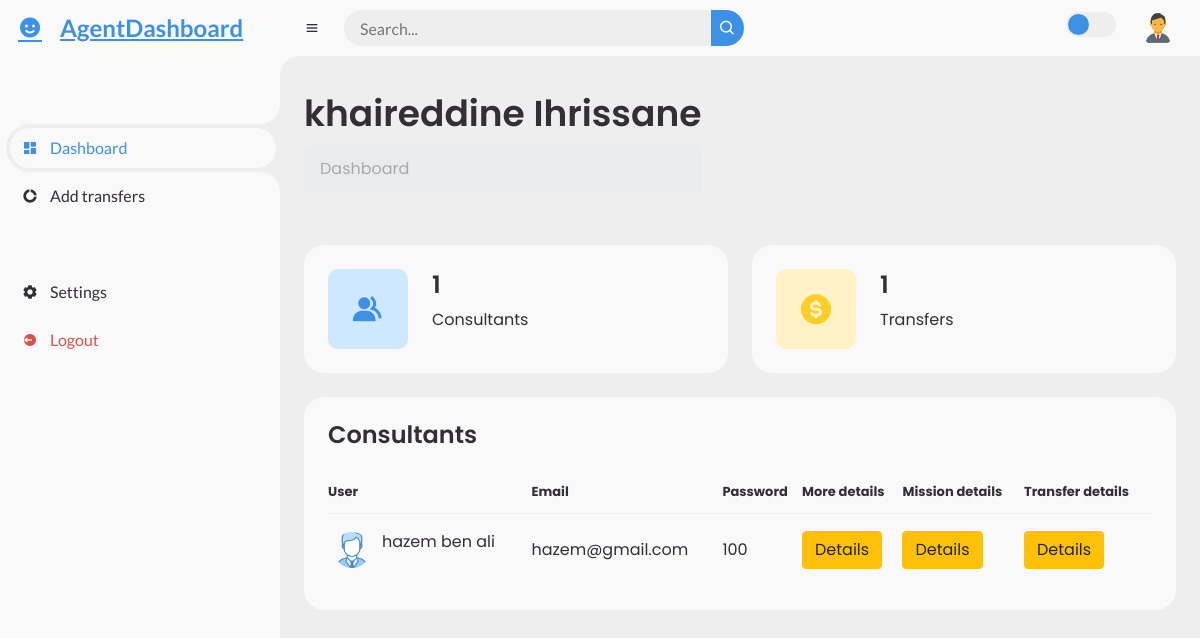
The page /frontend/AgentDashboard.php?id=3 on the database its author committed.
### tables this page shows
CREATE TABLE `hr_agents` (
  `hr_agent_id` int(11) NOT NULL,
  `first_name` varchar(50) NOT NULL,
  `last_name` varchar(50) NOT NULL,
  `email` varchar(50) NOT NULL,
  `pass` varchar(100) NOT NULL
);

CREATE TABLE `consultants` (
  `consultant_id` int(11) NOT NULL,
  `first_name` varchar(50) NOT NULL,
  `last_name` varchar(50) NOT NULL,
  `cin` varchar(8) NOT NULL,
  `date_of_birth` date NOT NULL,
  `place_of_birth` varchar(100) NOT NULL,
  `country_of_residence` varchar(100) NOT NULL,
  `email` varchar(100) NOT NULL,
  `pass` varchar(100) NOT NULL,
  `confpassword` varchar(100) NOT NULL,
  `registration_date` timestamp NOT NULL DEFAULT current_timestamp(),
  `status` varchar(100) NOT NULL DEFAULT '''pending'''
);

### database/config.php (called while the page is built, shortened)
<?php
abstract class Connexion {
function __construct()
{
$this->pdo =new PDO('mysql:host=localhost;dbname=gestion_consultants','root','');
}
}
?>

### controllers/AgentController.php (called while the page is built, shortened)
<?php
include_once('../database/config.php');
class AgentController extends Connexion
{
    function getAgentLogin($id)
    {
        $query = "SELECT * FROM hr_agents WHERE hr_agent_id = ?";
        $stmt = $this->pdo->prepare($query);
        $stmt->execute(array($id));
        return $stmt;
    }
}
?>

### controllers/ConsultantController.php (called while the page is built, shortened)
<?php
include_once('../database/config.php');
class ConsultantController extends Connexion
{
    function consultantList()
    {
        $query = "SELECT * FROM consultants";
        $stmt = $this->pdo->prepare($query);
        $stmt->execute();
        return $stmt;
    }
}
?>

### controllers/TransferController.php (called while the page is built, shortened)
<?php
include_once('../database/config.php');
class TransferController extends Connexion
{
    function transferListCount() {
        $query = "
            SELECT transfers.*, consultants.*
            FROM transfers
            JOIN consultants ON transfers.consultant_id = consultants.consultant_id
        ";
        $stmt = $this->pdo->query($query);
        return $stmt;
    }
    }
?>

### frontend/AgentDashboard.php (the view, shortened to what this page needs)
<?php
include_once('../database/config.php');
include_once('../controllers/ConsultantController.php');
include_once('../controllers/AgentController.php');
include_once('../controllers/TransferController.php');
$consultantController = new ConsultantController();
$consultants = $consultantController->consultantList();
$rowCountCons = $consultants->rowCount();
$transferController = new TransferController();
$transfers = $transferController->transferListCount();
$rowCountTrans = $transfers->rowCount();
if (isset($_GET['id'])) {
    $id = $_GET['id'];
    $agentController = new AgentController();
    $agents = $agentController->getAgentLogin($id);
    if ($agents && $agents->rowCount() > 0) {
        $row = $agents->fetch(PDO::FETCH_ASSOC);
        $id = $row['hr_agent_id'];
        $username = $row['first_name'] . ' ' . $row['last_name'];
    } else {
        echo "error.";
    }
} else {
    echo "verifier";
}
?>
<!DOCTYPE html>
<html lang="en">
<head>
    <link href='https://unpkg.com/boxicons@2.0.9/css/boxicons.min.css' rel='stylesheet'>
    <link rel="stylesheet" href="https://maxcdn.bootstrapcdn.com/bootstrap/4.5.2/css/bootstrap.min.css">
    <link rel="stylesheet" href="css/styleDash.css">
</head>
<body>
    <section id="sidebar">
        <a href="AgentDashboard.php" class="brand">
            <i class='bx bxs-smile'></i>
            <span class="text">AgentDashboard</span>
        </a>
        <ul class="side-menu top">
            <li class="active">
                <a href="AgentDashboard.php">
                    <i class='bx bxs-dashboard'></i>
                    <span class="text">Dashboard</span>
                </a>
            </li>
            <li>
                <a href="Transfer.php?id=<?= $id; ?>">
                    <i class='bx bxs-doughnut-chart'></i>
                    <span class="text">Add transfers</span>
                </a>
            </li>
        </ul>
        <ul class="side-menu">
            <li>
                <a href="SettingsAg.php?id=<?= $id; ?>">
                    <i class='bx bxs-cog'></i>
                    <span class="text">Settings</span>
                </a>
            </li>
            <li>
                <a href="logoutAg.php" class="logout">
                    <i class='bx bxs-log-out-circle'></i>
                    <span class="text">Logout</span>
                </a>
            </li>
        </ul>
    </section>
    <section id="content">
        <nav>
            <i class='bx bx-menu'></i>
            <form action="#">
                <div class="form-input">
                    <input type="search" id="searchInput" placeholder="Search...">
                    <button type="button" class="search-btn"><i class='bx bx-search'></i></button>
                </div>
            </form>
            <label for="switch-mode" class="switch-mode"></label>
            <a href="#" class="profile">
                <img src="assets/user.png">
            </a>
        </nav>
        <main>
            <div class="head-title">
                <div class="left">
                    <h1><?php echo $username; ?></h1>
                    <ul class="breadcrumb">
                        <li>
                            <a href="AgentDashboard.php">Dashboard</a>
                        </li>
                    </ul>
                </div>
            </div>
            <ul class="box-info">
                <li>
                    <i class='bx bxs-group'></i>
                    <span class="text">
                        <h3><?php echo $rowCountCons; ?></h3>
                        <p>Consultants</p>
                    </span>
                </li>
                <li>
                    <i class='bx bxs-dollar-circle'></i>
                    <span class="text">
                        <h3><?php echo $rowCountTrans; ?></h3>
                        <p>Transfers</p>
                    </span>
                </li>
            </ul>
            <div class="table-data">
                <div class="order">
                    <div class="head">
                        <h3>Consultants</h3>
                    </div>
                    <table id="agentTable">
                        <thead>
                            <tr>
                                <th>User</th>
                                <th>Email</th>
                                <th>Password</th>
                                <th>More details</th>
                                <th>Mission details</th>
                                <th>Transfer details</th>
                            </tr>
                        </thead>
                        <tbody>
                            <?php foreach ($consultants as $cons) : ?>
                            <tr>
                                <td>
                                    <img src="assets/userLi.png">
                                    <p><?php echo $cons['first_name'] . ' ' . $cons['last_name']; ?></p>
                                </td>
                                <td><?php echo $cons['email']; ?></td>
                                <td><?php echo $cons['pass']; ?></td>
                                <td>
                                    <form action="ListerConsultantsAgent.php?id=<?= $cons['consultant_id']; ?>" method="get">
                                        <button type="submit" class="btn btn-warning">Details</button>
                                    </form>
                                </td>
                                <td>
                                    <form action="ListerMissionid.php?id=<?= $cons['consultant_id']; ?>" method="get">
                                        <button type="submit" class="btn btn-warning">Details</button>
                                    </form>
                                </td>
                                <td>
                                    <form action="ListeTransfer.php?id=<?= $cons['consultant_id']; ?>" method="get">
                                        <button type="submit" class="btn btn-warning">Details</button>
                                    </form>
                                </td>
                            </tr>
                            <?php endforeach; ?>
                        </tbody>
                    </table>
                </div>
            </div>
        </main>
    </section>
</body>
</html>

### rows shown on the page
hr_agents: username "khaireddine Ihrissane"
consultants: first_name "hazem", last_name "ben ali", email "hazem@gmail.com", pass "100"

### other values the page prints
$rowCountCons "1"
$rowCountTrans "1"
